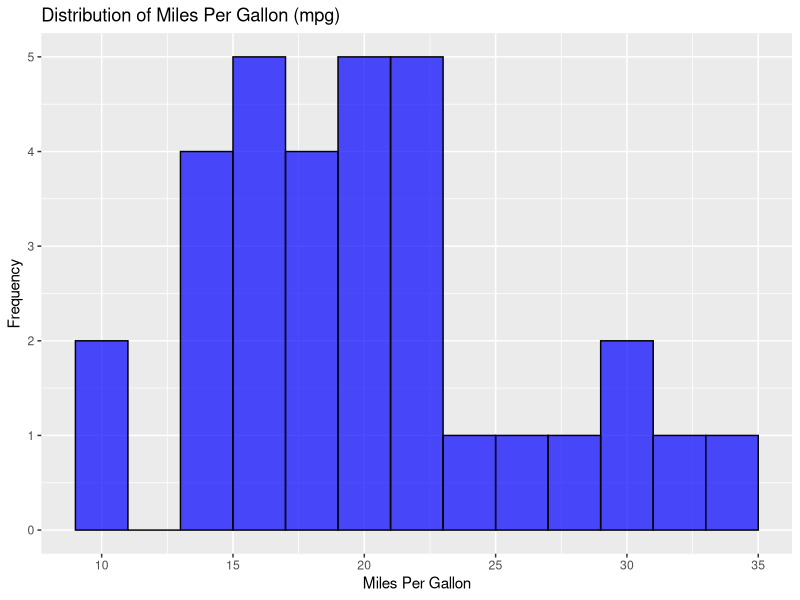
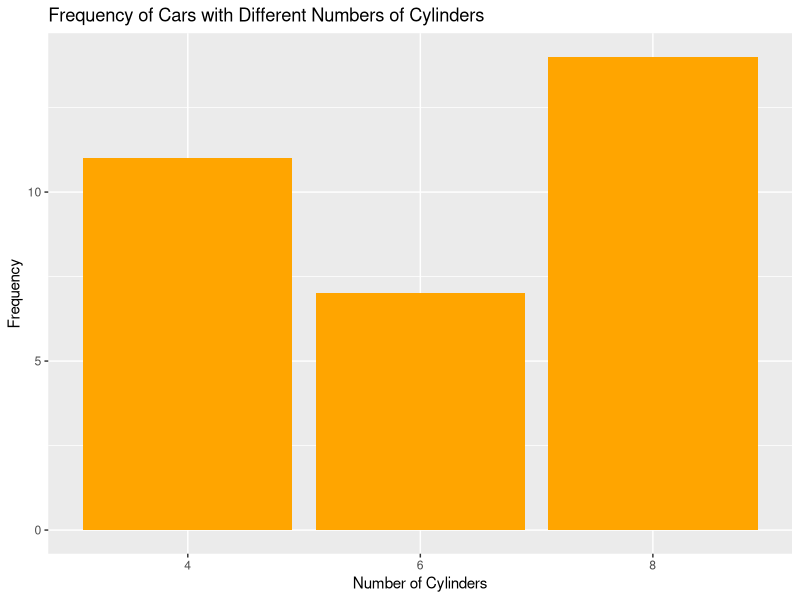
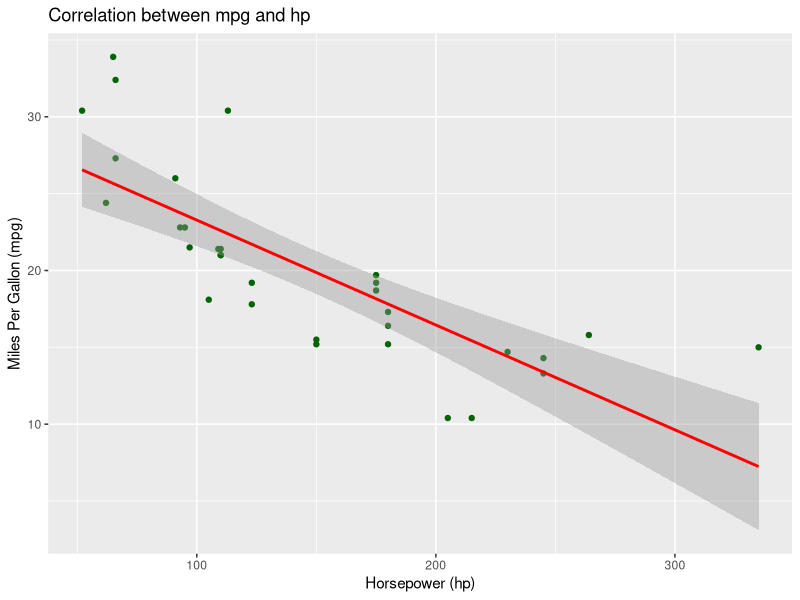
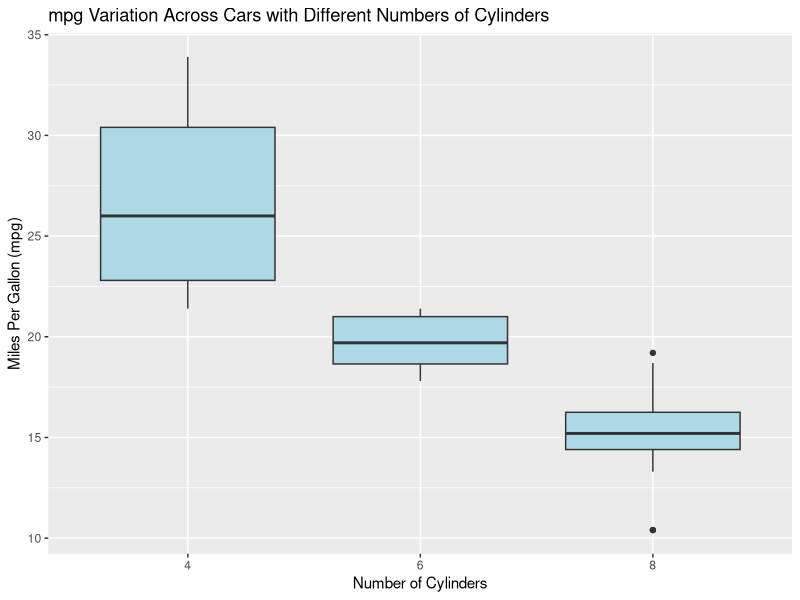
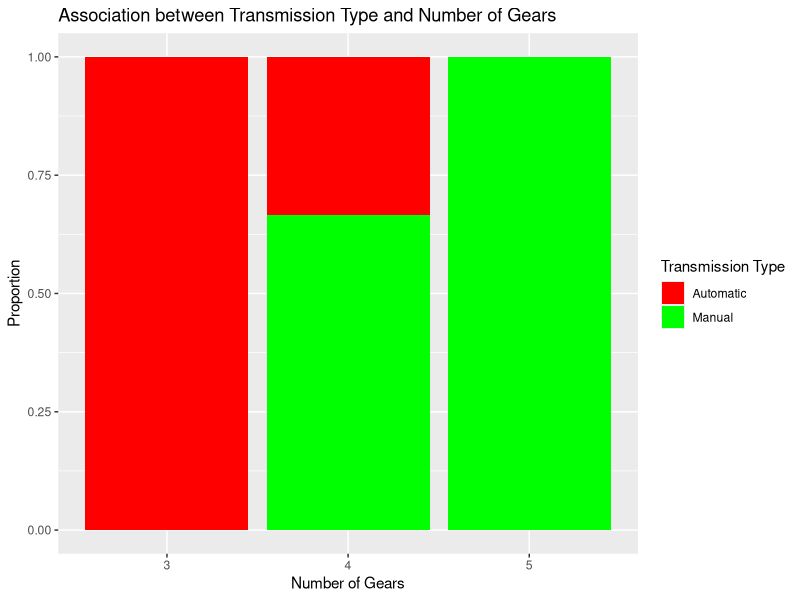
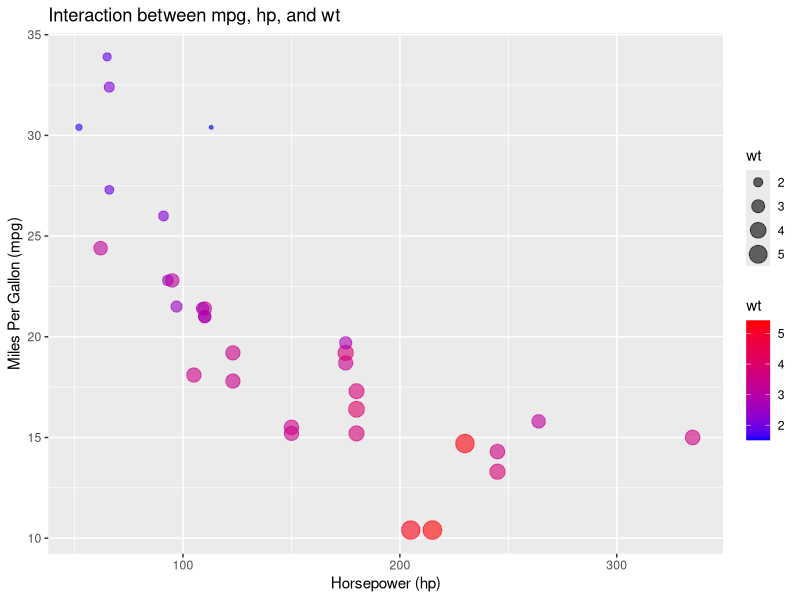
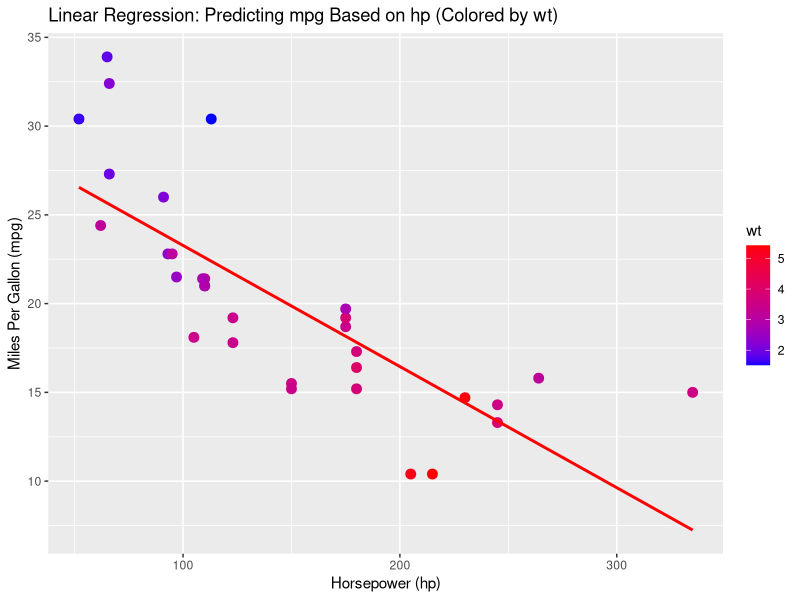
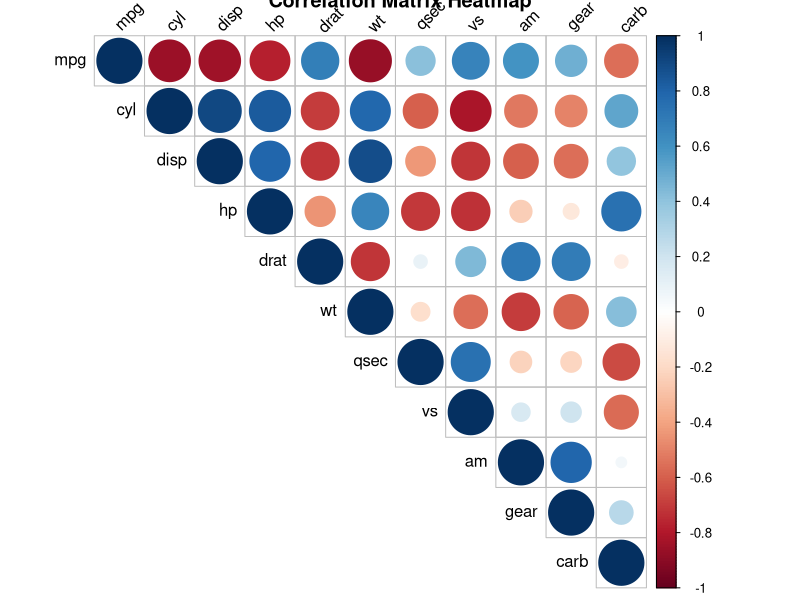

Reproduce these figures in R, in order.
library(ggplot2)
library(dplyr)
library(corrplot)

data(mtcars)

#11
summary(mtcars)

#12
ggplot(mtcars, aes(x = mpg)) +
  geom_histogram(binwidth = 2, fill = "blue", color = "black", alpha = 0.7) +
  labs(title = "Distribution of Miles Per Gallon (mpg)", x = "Miles Per Gallon", y = "Frequency")

#13
ggplot(mtcars, aes(x = as.factor(cyl))) +
  geom_bar(fill = "orange") +
  labs(title = "Frequency of Cars with Different Numbers of Cylinders", 
       x = "Number of Cylinders", y = "Frequency")

#14
ggplot(mtcars, aes(x = hp, y = mpg)) +
  geom_point(color = "darkgreen") +
  geom_smooth(method = "lm", color = "red") +
  labs(title = "Correlation between mpg and hp", x = "Horsepower (hp)", y = "Miles Per Gallon (mpg)")

#15
ggplot(mtcars, aes(x = as.factor(cyl), y = mpg)) +
  geom_boxplot(fill = "lightblue") +
  labs(title = "mpg Variation Across Cars with Different Numbers of Cylinders", 
       x = "Number of Cylinders", y = "Miles Per Gallon (mpg)")

#16
ggplot(mtcars, aes(x = as.factor(gear), fill = as.factor(am))) +
  geom_bar(position = "fill") +
  scale_fill_manual(values = c("red", "green"), labels = c("Automatic", "Manual")) +
  labs(title = "Association between Transmission Type and Number of Gears", 
       x = "Number of Gears", y = "Proportion", fill = "Transmission Type")

#17
ggplot(mtcars, aes(x = hp, y = mpg, size = wt, color = wt)) +
  geom_point(alpha = 0.6) +
  scale_color_gradient(low = "blue", high = "red") +
  labs(title = "Interaction between mpg, hp, and wt", x = "Horsepower (hp)", y = "Miles Per Gallon (mpg)")

#18
ggplot(mtcars, aes(x = hp, y = mpg, color = wt)) +
  geom_point(size = 3) + # Points colored by weight
  geom_smooth(method = "lm", se = FALSE, color = "red") + # Add regression line
  labs(title = "Linear Regression: Predicting mpg Based on hp (Colored by wt)",
       x = "Horsepower (hp)", y = "Miles Per Gallon (mpg)") +
  scale_color_gradient(low = "blue", high = "red") # Gradient for weight

#19
correlation_matrix <- cor(mtcars)
correlation_matrix

#110
corrplot(correlation_matrix, method = "circle", type = "upper", 
         tl.col = "black", tl.srt = 45, title = "Correlation Matrix Heatmap")

